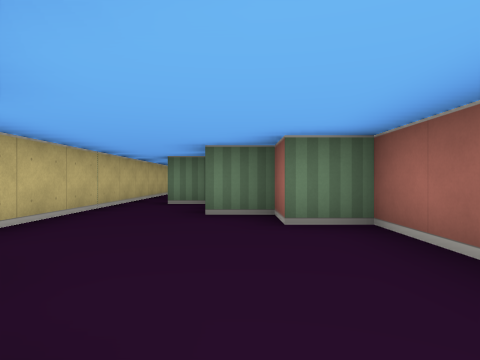
view 1 (above)

15 first-person views from a walk through a cub3D maze. The camera is about half as high as the walls, looks level and sees 75° across. The floor is counted in squares. Each view is taken from the middle of a square. On the plan, view 1 faces up. The plan holds only what a view shows up to about 9 squares ahead; the rest is blank. The place goes on beyond the plan.

view 2
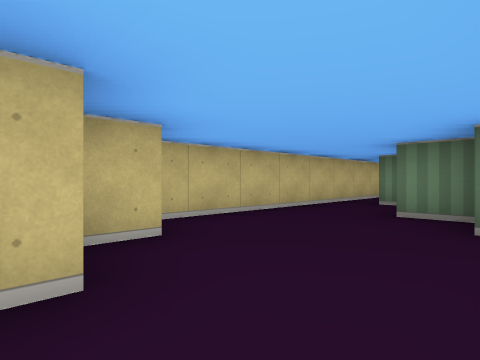

view 3
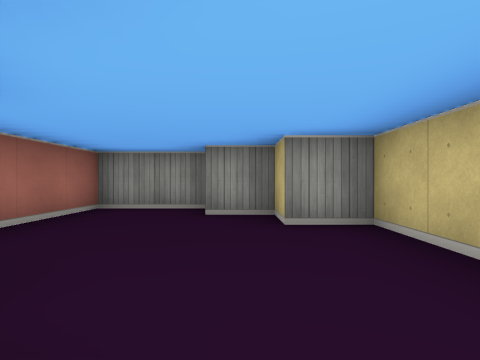

view 4
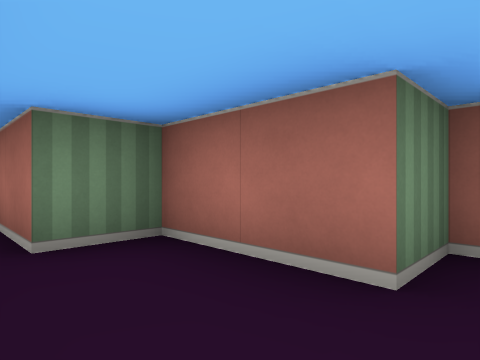

view 5
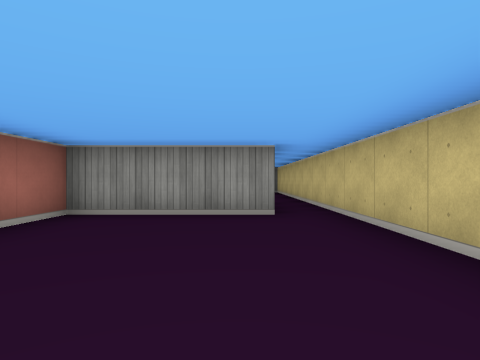

view 6
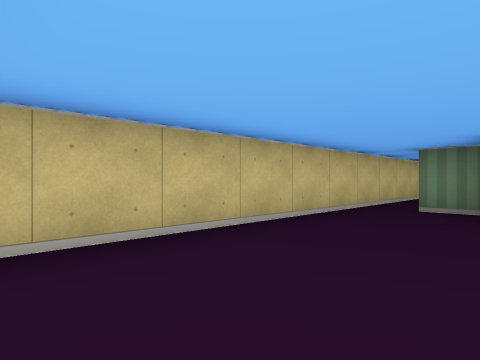

view 7
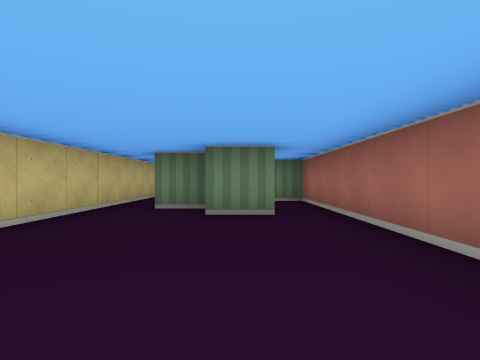

view 8
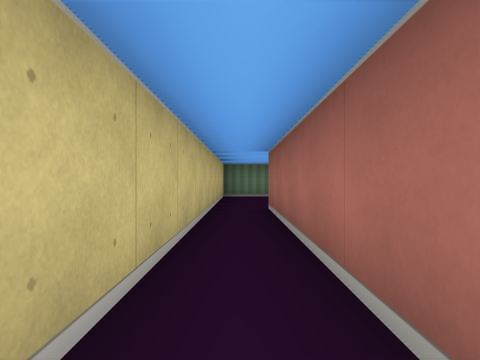

view 9
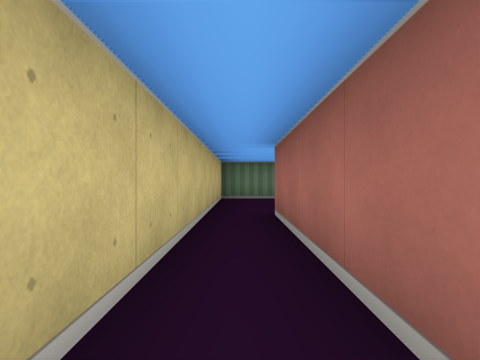

view 10
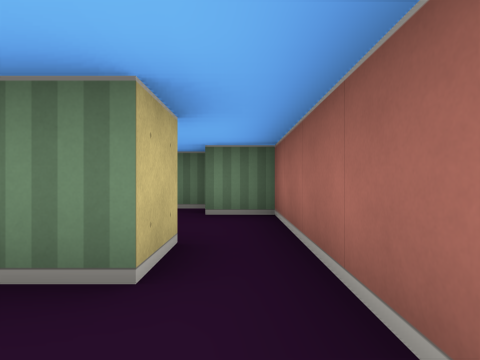

view 11
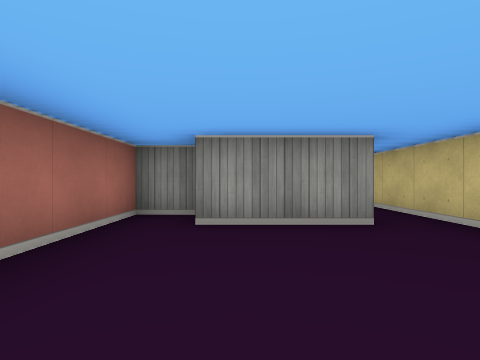

view 12
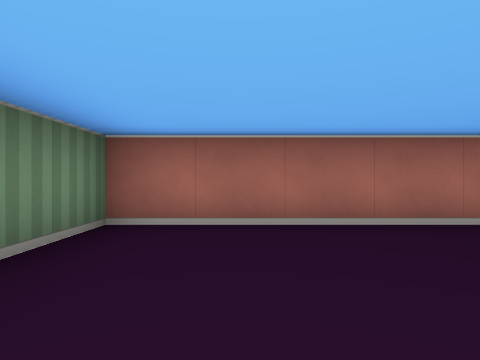

view 13
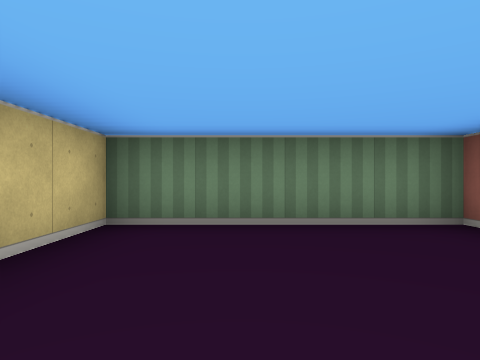

view 14
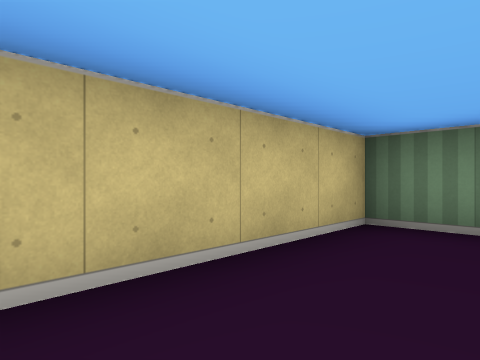

view 15
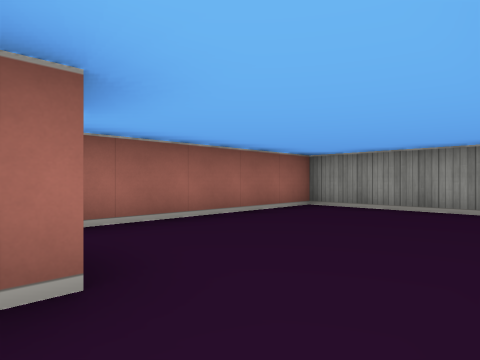

### Floor plan
Ten units are one square. View 1 is at (0, 0); x grows to the right and y downward. Boxes are objects, and circles mark ways between rooms. Rooms are numbered by the first view taken in them; rooms with no view inside come last. Other rooms are left out.
<svg viewBox="-30 -250 50 260">
<path fill="none" stroke="#000" d="M-5 5 15 5 15 -35 5 -35 5 -45 -5 -45 -5 -65 -15 -65 -15 -79M-25 -95 -25 -15 -15 -15 -15 -5 -5 -5M-5 -155 -15 -155 -15 -205M5 -155 5 -145 -5 -145M-15 -95 15 -95 15 -175 5 -175M5 -185 -1 -185M-25 -205 -25 -95M-15 -205 5 -205M6 -195 15 -195 15 -245 -25 -245 -25 -205"/>
<circle cx="-20" cy="-90" r="3" fill="#2a7"/>
<circle cx="-20" cy="-200" r="3" fill="#2a7"/>
<text x="-10" y="-40">1</text>
<text x="-10" y="-140">2</text>
<text x="0" y="-220">3</text>
</svg>
Room 1 opens to room 2. Room 2 opens to room 3.

Where each view was taken, in squares from view 1:
view 1: 0 up, 0 right, facing up
view 2: 0 up, 1 right, facing up-left
view 3: 5 up, 1 left, facing down
view 4: 4 up, 2 left, facing up-right
view 5: 14 up, 1 left, facing down
view 6: 10 up, 0 right, facing up-left
view 7: 10 up, 0 right, facing up
view 8: 15 up, 2 left, facing up
view 9: 16 up, 2 left, facing up
view 10: 13 up, 1 right, facing up
view 11: 24 up, 0 right, facing down
view 12: 23 up, 2 left, facing right
view 13: 21 up, 1 left, facing up
view 14: 21 up, 1 left, facing up-left
view 15: 15 up, 2 left, facing down-right
